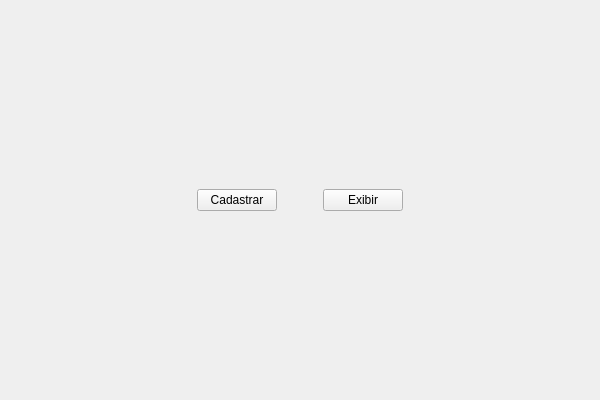
<?xml version="1.0" encoding="UTF-8"?>
<ui version="4.0">
 <class>home</class>
 <widget class="QMainWindow" name="home">
  <property name="geometry">
   <rect>
    <x>0</x>
    <y>0</y>
    <width>600</width>
    <height>400</height>
   </rect>
  </property>
  <property name="minimumSize">
   <size>
    <width>600</width>
    <height>400</height>
   </size>
  </property>
  <property name="maximumSize">
   <size>
    <width>600</width>
    <height>400</height>
   </size>
  </property>
  <property name="font">
   <font>
    <family>Segoe UI</family>
   </font>
  </property>
  <property name="windowTitle">
   <string>home</string>
  </property>
  <widget class="QWidget" name="centralwidget">
   <layout class="QVBoxLayout" name="verticalLayout">
    <item>
     <layout class="QGridLayout" name="gridLayout">
      <item row="0" column="3">
       <widget class="QPushButton" name="btn_tela_exibir">
        <property name="text">
         <string>Exibir</string>
        </property>
       </widget>
      </item>
      <item row="0" column="4">
       <spacer name="horizontalSpacer_2">
        <property name="orientation">
         <enum>Qt::Horizontal</enum>
        </property>
        <property name="sizeHint" stdset="0">
         <size>
          <width>40</width>
          <height>20</height>
         </size>
        </property>
       </spacer>
      </item>
      <item row="0" column="0">
       <spacer name="horizontalSpacer">
        <property name="orientation">
         <enum>Qt::Horizontal</enum>
        </property>
        <property name="sizeHint" stdset="0">
         <size>
          <width>40</width>
          <height>20</height>
         </size>
        </property>
       </spacer>
      </item>
      <item row="0" column="1">
       <widget class="QPushButton" name="btn_tela_cadastro">
        <property name="text">
         <string>Cadastrar</string>
        </property>
       </widget>
      </item>
      <item row="0" column="2">
       <spacer name="horizontalSpacer_3">
        <property name="orientation">
         <enum>Qt::Horizontal</enum>
        </property>
        <property name="sizeType">
         <enum>QSizePolicy::Maximum</enum>
        </property>
        <property name="sizeHint" stdset="0">
         <size>
          <width>40</width>
          <height>20</height>
         </size>
        </property>
       </spacer>
      </item>
     </layout>
    </item>
   </layout>
  </widget>
 </widget>
 <resources/>
 <connections/>
</ui>
